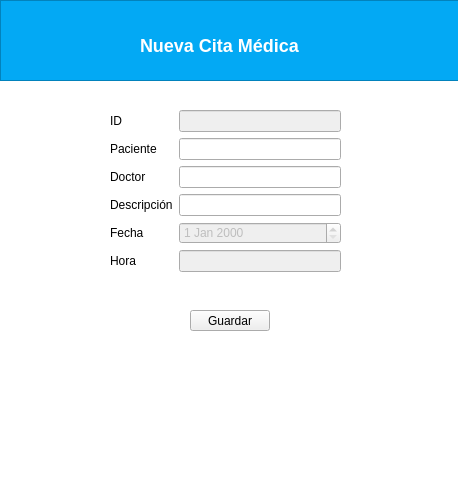
<?xml version="1.0" encoding="UTF-8"?>
<ui version="4.0">
 <class>Fondo</class>
 <widget class="QWidget" name="Fondo">
  <property name="geometry">
   <rect>
    <x>0</x>
    <y>0</y>
    <width>458</width>
    <height>478</height>
   </rect>
  </property>
  <property name="windowTitle">
   <string>Form</string>
  </property>
  <property name="styleSheet">
   <string notr="true">#Fondo{
	background-color: #fff;
}
#fondoTitulo{
	background-color:#03A9F4;
	box-shadow: 10px 5px 5px black;
}
#fondoTitulo_2{
	background-color:#03A9F4;
	box-shadow: 10px 5px 5px black;
}
#lblDia{
	font-size: 18px;
    color:#fff;
	font-family: Arial, Verdana;
	font-weight: bold;
}

#fondo{
background:#fff;
}</string>
  </property>
  <widget class="QFrame" name="fondoTitulo">
   <property name="geometry">
    <rect>
     <x>0</x>
     <y>0</y>
     <width>461</width>
     <height>81</height>
    </rect>
   </property>
   <property name="frameShape">
    <enum>QFrame::StyledPanel</enum>
   </property>
   <property name="frameShadow">
    <enum>QFrame::Raised</enum>
   </property>
   <widget class="QLabel" name="lblDia">
    <property name="geometry">
     <rect>
      <x>140</x>
      <y>30</y>
      <width>191</width>
      <height>31</height>
     </rect>
    </property>
    <property name="text">
     <string>Nueva Cita Médica</string>
    </property>
   </widget>
   <widget class="QLabel" name="label">
    <property name="geometry">
     <rect>
      <x>10</x>
      <y>10</y>
      <width>101</width>
      <height>91</height>
     </rect>
    </property>
    <property name="text">
     <string/>
    </property>
    <property name="pixmap">
     <pixmap>D:/Aplicación Consultorio Médico/img/logo.jpg</pixmap>
    </property>
    <property name="scaledContents">
     <bool>true</bool>
    </property>
   </widget>
  </widget>
  <widget class="QWidget" name="formLayoutWidget">
   <property name="geometry">
    <rect>
     <x>110</x>
     <y>110</y>
     <width>231</width>
     <height>192</height>
    </rect>
   </property>
   <layout class="QFormLayout" name="formLayout">
    <item row="0" column="0">
     <widget class="QLabel" name="lblId">
      <property name="text">
       <string>ID</string>
      </property>
     </widget>
    </item>
    <item row="0" column="1">
     <widget class="QLineEdit" name="txtId">
      <property name="enabled">
       <bool>false</bool>
      </property>
     </widget>
    </item>
    <item row="1" column="0">
     <widget class="QLabel" name="lblPaciente">
      <property name="text">
       <string>Paciente</string>
      </property>
     </widget>
    </item>
    <item row="1" column="1">
     <widget class="QLineEdit" name="txtPaciente"/>
    </item>
    <item row="2" column="0">
     <widget class="QLabel" name="lbDoctor">
      <property name="text">
       <string>Doctor</string>
      </property>
     </widget>
    </item>
    <item row="2" column="1">
     <widget class="QLineEdit" name="txtDoctor"/>
    </item>
    <item row="4" column="0">
     <widget class="QLabel" name="lblFecha">
      <property name="text">
       <string>Fecha</string>
      </property>
     </widget>
    </item>
    <item row="4" column="1">
     <widget class="QDateEdit" name="txtFecha">
      <property name="enabled">
       <bool>false</bool>
      </property>
     </widget>
    </item>
    <item row="5" column="0">
     <widget class="QLabel" name="horaLabel_2">
      <property name="text">
       <string>Hora</string>
      </property>
     </widget>
    </item>
    <item row="5" column="1">
     <widget class="QLineEdit" name="txtHora">
      <property name="enabled">
       <bool>false</bool>
      </property>
     </widget>
    </item>
    <item row="3" column="0">
     <widget class="QLabel" name="lblDecripcion">
      <property name="text">
       <string>Descripción</string>
      </property>
     </widget>
    </item>
    <item row="3" column="1">
     <widget class="QLineEdit" name="txtDescripcion"/>
    </item>
   </layout>
  </widget>
  <widget class="QPushButton" name="btnGuardar">
   <property name="geometry">
    <rect>
     <x>190</x>
     <y>310</y>
     <width>80</width>
     <height>21</height>
    </rect>
   </property>
   <property name="text">
    <string>Guardar</string>
   </property>
  </widget>
 </widget>
 <resources/>
 <connections/>
</ui>
